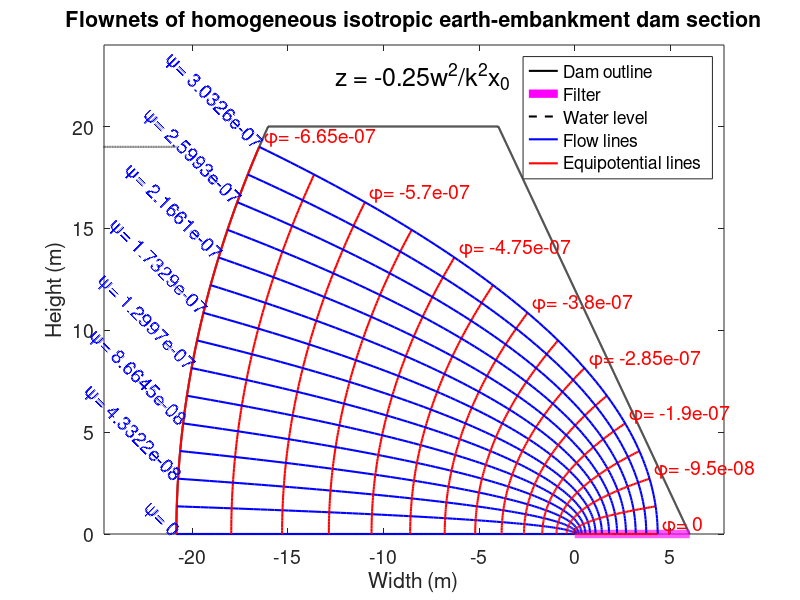

MATLAB code for this plot:
%=========================================================================
% MATLAB script file to draw the flownets of a homogeneous isotropic earth   
% embankment dam using the conformal mapping technique
% For further details, go to the link below:
% https://github.com/SubhadipN/Conformal_Mapping#seepage-analysis
%=========================================================================
% Prepared by SUBHADIP NASKAR, RESEARCH SCHOLAR, IIT GUWAHATI
%=========================================================================
clear all; clc; warning('off','all')
%=========================================================================
% INPUTS::
hd = 20;            % Height of the dam (m)
hw = 19;            % Height of the water level (m)
twd = 12;           % Top width of the dam (m)
fw = 6;             % Width of the filter (m)
ss = 1/0.5;         % Slope of two sides of the dam (vertical/horizontal)
k = 3.5*10^(-8);    % Coefficient of permeability (m/s)
fl = 15;            % Numbers of flow lines (odd number)
yf = 1.2;           % Depth factor
xf = 1.30;          % Width factor
%=========================================================================
% DERIVED PARAMETERS::
bwd = 2*hd/ss+twd;  % Bottom width of the dam (m)
C = [-bwd+fw+hw/ss hw]; 
xo = 0.5*(C(1)+sqrt(C(1)^2+C(2)^2));
q = 2*k*xo; 
const = -1/(2*k*q);
%=========================================================================
% PLOT OF THE GIVEN EMBANKMENT DAM::
p1 = [-bwd+fw 0]; 
p2 = [p1(1)+hd/ss hd]; 
p3 = [p2(1)+twd hd]; 
p4 = [fw 0];
for i = 1:6
    if i == 1
        x1 = p1(1); y1 = p1(2); x2 = p2(1); y2 = p2(2);
        yy = linspace(y1,y2,2000); 
        xx = 0.5*(q*yy.^2/(k*hw^2)-k*hw^2/q);
        p1(1) = min(xx); 
        p2(1) = max(xx);
    elseif i == 2
        x1 = p2(1); y1 = p2(2); x2 = p3(1); y2 = p3(2);
    elseif i == 3
        x1 = p3(1); y1 = p3(2); x2 = p4(1); y2 = p4(2);
    elseif i == 4
        x1 = 0; y1 = 0; x2 = p1(1); y2 = p1(2);
    elseif i == 5
        x1 = p4(1); y1 = p4(2); x2 = 0; y2 = 0;
    else
        x1 = p2(1)-hw/ss; 
        y1 = hw;  
        x2 = 0.5*(q*y2^2/(k*hw^2)-k*hw^2/q);
        y2 = hw;
    end
    if i ~= 1
        xx = linspace(x1,x2,2000); 
        m = (y2-y1)/(x2-x1); 
        yy = m.*xx-m*x1+y1;
    end
    figure (1);  
    xlim([-bwd/xf xf*fw]); 
    ylim([0 yf*hd]); 
    hold on; box on;
    if i <= 4
        if i == 1
            leg1 = plot(xx,yy,'k','linewidth',1.5);
        else
            plot(xx,yy,'k','linewidth',1.5)
        end
    elseif i == 5
        leg2 = plot(xx,yy,'m','linewidth',6);
    else
        leg3 = plot(xx,yy,'k--','linewidth',1.5);
    end
end
%=========================================================================
% FLOW LINES IN W-PLANE::
x = linspace(-k*hw,0,fl); 
y = linspace(0,q,fl);
for i = 1:fl
    % '||' to x-axis
    xx = linspace(0,-k*hw,100); 
    yx = y(i)*diag(eye(100)); 
    % '||' to y-axis
    xy = x(i)*diag(eye(100)); 
    yy = linspace(0,q,100);     
    wx(i,1:100) = complex(xx,yx'); 
    wy(i,1:100) = complex(xy',yy); 
end
%=========================================================================
% FLOW LINES IN Z-PLANE::
zx = const*wx.^2; 
zy = const*wy.^2;
for i = 1:fl
    leg4 = plot(real(zx(i,:)),imag(zx(i,:)),'b','linewidth',1.5);
    leg5 = plot(real(zy(i,:)),imag(zy(i,:)),'r','linewidth',1.5);
end
xlabel('Width (m)','fontsize',14); 
ylabel('Height (m)','fontsize',14);
title('Flownets of homogeneous isotropic earth-embankment dam section',...
    'fontsize',14);
legend([leg1 leg2 leg3 leg4 leg5],{'Dam outline','Filter','Water level',...
    'Flow lines','Equipotential lines'},'fontsize',14);
set(gca,'FontSize',14);
for i = 1:2:fl
    t1 = ['\phi= ',num2str(x(i))]; 
    t2 = ['\psi= ',num2str(y(i))];
    xc1 = max(real(zy(i,:))); 
    yc1 = max(imag(zy(i,:)));
    ht1 = text(xc1+0.25,yc1,t1,'HorizontalAlignment','left','Color',...
        'r','VerticalAlignment','bottom','fontsize',14); 
    set(ht1,'Rotation',0);
    xc2 = min(real(zx(i,:))); 
    yc2 = max(imag(zx(i,:)));
    ht2 = text(xc2,yc2,t2,'HorizontalAlignment','right','Color','b',...
        'fontsize',14); set(ht2,'Rotation',-45);
end
t = ['z = -0.25w^2/k^2x_0'];
text(-12.5,22.5,t,'HorizontalAlignment','left','Color','k',...
    'fontsize',18)
%=========================================================================
